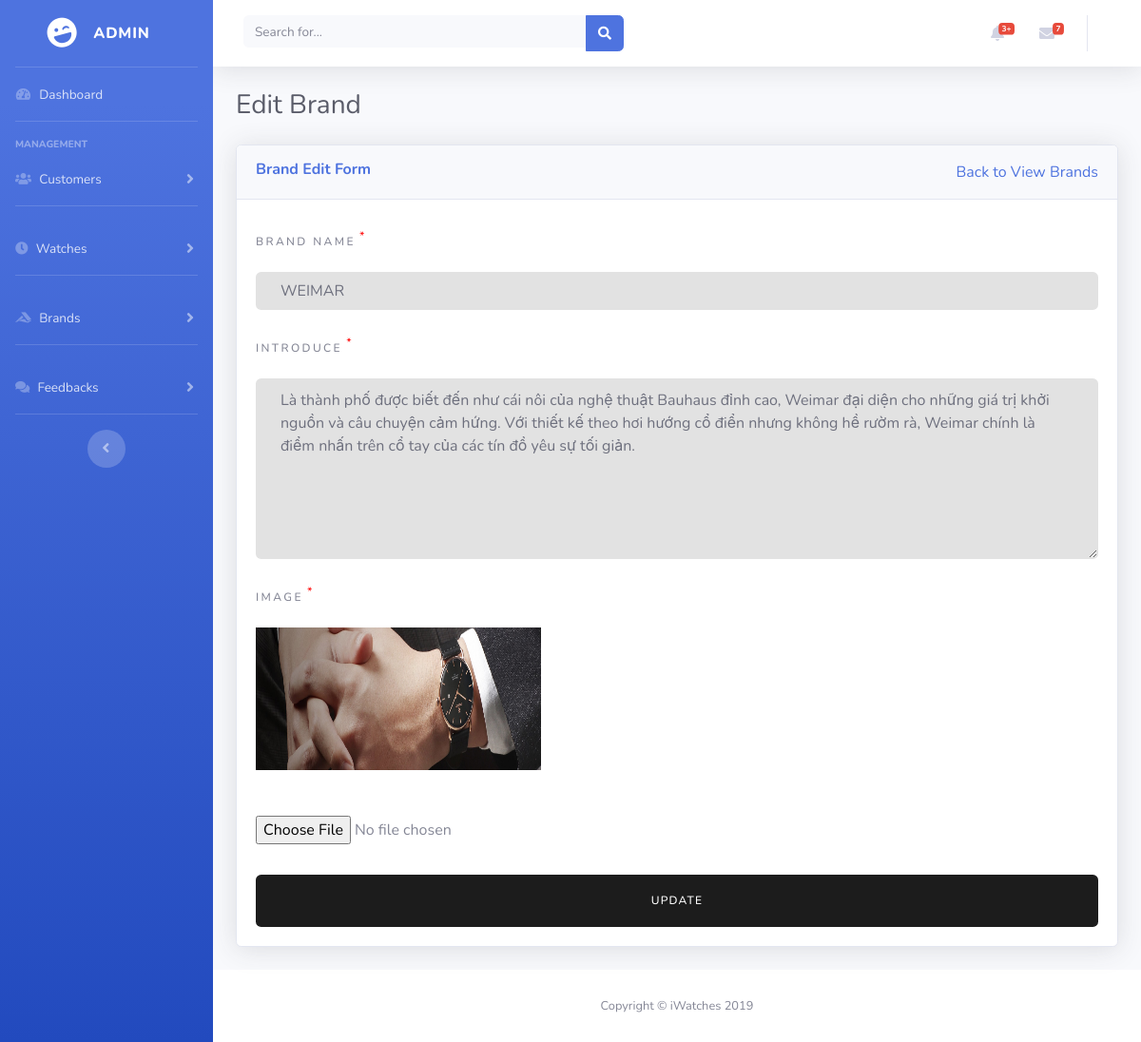
The page /Admin/edit_brand.php?id=2 on the database its author committed.
### tables this page shows
CREATE TABLE `brand` (
  `ID` int(11) NOT NULL,
  `BrandName` varchar(50) NOT NULL,
  `Specification` text NOT NULL
);

### Admin/Controller/BrandController.php (called while the page is built, shortened)
<?php
class BrandController {
	public function getViewEdit($id){
		$brands = $this->getBrandById($id);
		require_once('View/edit_brand.php');
	}
	public function getBrandById($id){
		include_once('Model/Model.php');
		$Model = new Model();
		$condition = array(
			'ID'	=> $id
		);
		$brands = $Model->selectByCondition('brand', $condition);
		return $brands;
	}
}
?>

### Admin/edit_brand.php (called while the page is built, shortened)
<?php
require_once('Controller/BrandController.php');
$BrandController = new BrandController();
$id = $_GET['id'];
$BrandController->getViewEdit($id);
?>

### Admin/Model/Model.php (called while the page is built, shortened)
<?php
class Model {
	public function selectByCondition($table, $condition) {
		$db 	= new Database();
		$conn 	= $db->dbConnect();
		$data = array_keys($condition);
		foreach ($data as $field) {
			$fields[] = "$field = ?";
		}
		$requirement	= implode(' AND ', $fields);
		$sql 			= "SELECT * FROM $table WHERE $requirement";
		$type 			= str_repeat('s', count($condition));
		$values 		= array_values($condition);
		$statement 		= $conn->prepare($sql);
		$statement->bind_param("$type", ...$values);
		$statement->execute();
		$arr = array();
		$results = $statement->get_result();
		if ($results->num_rows > 0) {
			while($row = $results->fetch_assoc()) {
			 	$arr[] = $row;
			}
		}
		return $arr;
	}
}
?>

### Admin/View/edit_brand.php (the view, shortened to what this page needs)
<?php
foreach ($brands as $brand) {
	$ID 		= $brand['ID'];
	$BrandName  = $brand['BrandName'];
	$spec   	= $brand['Specification'];
}
$spec = json_decode($spec, true);
include('header.php');
?>
	<div class="container-fluid">
  		<h1 class="h3 mb-4 text-gray-800">Edit Brand</h1>
		<div class="card shadow mb-4">
        	<div class="card-header py-3">
              	<h6 class="float-left m-0 font-weight-bold text-primary">Brand Edit Form</h6>
              	<a href="brand.php" class="float-right">Back to View Brands</a>
            </div>
            <div class="card-body edit-customer edit-brand">
              	<form action="edit_brand.php?id=<?=$ID?>" method="post" enctype="multipart/form-data" id="form-edit">
					<div class="form-group">
					    <label>Brand Name</label> <sup>*</sup>
					    <input type="text" class="form-control" value="<?=$BrandName?>"  name="Name">
				  	</div>
				  	<div class="form-group">
					    <label>Introduce</label> <sup>*</sup>
					     <textarea class="form-control" rows="7" name="Intro"><?=$spec['Intro']?>
					     </textarea>
				  	</div>
				    <div class="form-group">
						<label>Image</label> <sup>*</sup><br>
						<img src="../<?=$spec['Background']?>" width="300px" height="150px"><br>
				    	<input type="file" class="mt-5 mb-3" name="Background" accept="image/gif, image/jpeg, image/png">
				    </div>
					<button type="submit" name="edit_brand" class="btn btn-primary btn-block">Update</button>
				</form>
            </div>
      	</div>
	</div>
<?php
include('footer.php');
?>

### rows shown on the page
brand: Name "WEIMAR", Intro "Là thành phố được biết đến như cái nôi của nghệ thuật Bauhaus đỉnh cao, Weimar đại diện cho những giá trị khởi nguồn và câu chuyện cảm hứng. Với thiết kế theo hơi hướng cổ điển nhưng không hề rườm rà, Weimar chính là điểm nhấn trên cổ tay của các tín đồ yêu sự tối giản."
